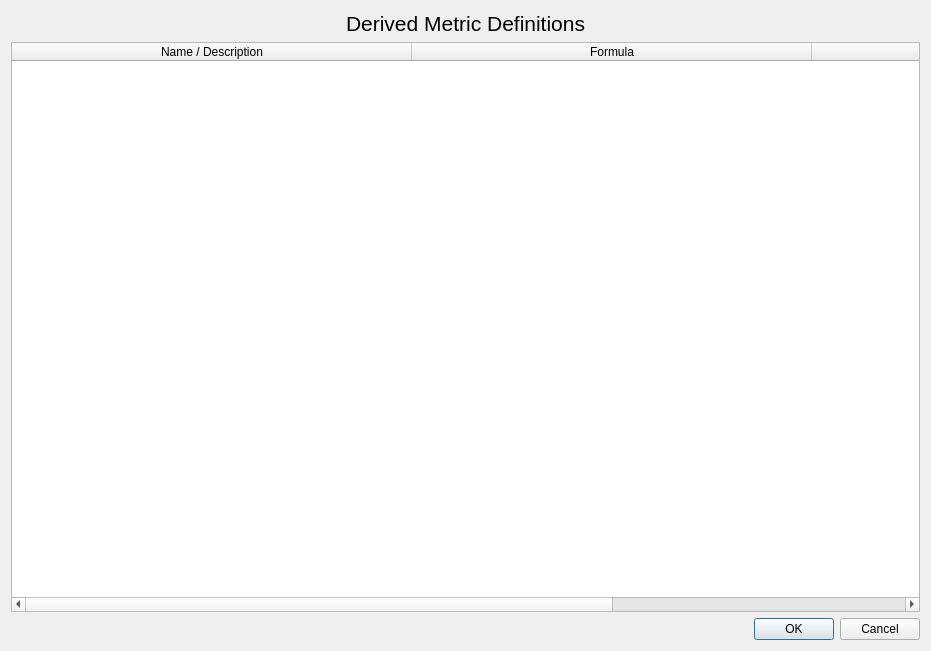
<?xml version="1.0" encoding="UTF-8"?>
<ui version="4.0">
 <class>DerivedMetricInformationDialog</class>
 <widget class="QDialog" name="DerivedMetricInformationDialog">
  <property name="geometry">
   <rect>
    <x>0</x>
    <y>0</y>
    <width>931</width>
    <height>651</height>
   </rect>
  </property>
  <property name="windowTitle">
   <string>Derived Metrics Information</string>
  </property>
  <layout class="QVBoxLayout" name="verticalLayout">
   <item>
    <layout class="QHBoxLayout" name="horizontalLayout">
     <item>
      <spacer name="horizontalSpacer">
       <property name="orientation">
        <enum>Qt::Horizontal</enum>
       </property>
       <property name="sizeHint" stdset="0">
        <size>
         <width>40</width>
         <height>20</height>
        </size>
       </property>
      </spacer>
     </item>
     <item>
      <widget class="QLabel" name="label">
       <property name="font">
        <font>
         <pointsize>16</pointsize>
        </font>
       </property>
       <property name="text">
        <string>Derived Metric Definitions</string>
       </property>
      </widget>
     </item>
     <item>
      <spacer name="horizontalSpacer_2">
       <property name="orientation">
        <enum>Qt::Horizontal</enum>
       </property>
       <property name="sizeHint" stdset="0">
        <size>
         <width>40</width>
         <height>20</height>
        </size>
       </property>
      </spacer>
     </item>
    </layout>
   </item>
   <item>
    <widget class="QTableWidget" name="tableWidget">
     <property name="editTriggers">
      <set>QAbstractItemView::NoEditTriggers</set>
     </property>
     <property name="dragDropOverwriteMode">
      <bool>false</bool>
     </property>
     <property name="selectionMode">
      <enum>QAbstractItemView::NoSelection</enum>
     </property>
     <property name="cornerButtonEnabled">
      <bool>false</bool>
     </property>
     <attribute name="horizontalHeaderCascadingSectionResizes">
      <bool>true</bool>
     </attribute>
     <attribute name="horizontalHeaderDefaultSectionSize">
      <number>400</number>
     </attribute>
     <attribute name="horizontalHeaderMinimumSectionSize">
      <number>40</number>
     </attribute>
     <attribute name="horizontalHeaderStretchLastSection">
      <bool>true</bool>
     </attribute>
     <attribute name="verticalHeaderVisible">
      <bool>false</bool>
     </attribute>
     <attribute name="verticalHeaderStretchLastSection">
      <bool>false</bool>
     </attribute>
     <column>
      <property name="text">
       <string>Name / Description</string>
      </property>
     </column>
     <column>
      <property name="text">
       <string>Formula</string>
      </property>
     </column>
     <column>
      <property name="text">
       <string>Enabled</string>
      </property>
     </column>
    </widget>
   </item>
   <item>
    <widget class="QDialogButtonBox" name="buttonBox">
     <property name="orientation">
      <enum>Qt::Horizontal</enum>
     </property>
     <property name="standardButtons">
      <set>QDialogButtonBox::Cancel|QDialogButtonBox::Ok</set>
     </property>
    </widget>
   </item>
  </layout>
 </widget>
 <resources/>
 <connections>
  <connection>
   <sender>buttonBox</sender>
   <signal>accepted()</signal>
   <receiver>DerivedMetricInformationDialog</receiver>
   <slot>accept()</slot>
   <hints>
    <hint type="sourcelabel">
     <x>248</x>
     <y>254</y>
    </hint>
    <hint type="destinationlabel">
     <x>157</x>
     <y>274</y>
    </hint>
   </hints>
  </connection>
  <connection>
   <sender>buttonBox</sender>
   <signal>rejected()</signal>
   <receiver>DerivedMetricInformationDialog</receiver>
   <slot>reject()</slot>
   <hints>
    <hint type="sourcelabel">
     <x>316</x>
     <y>260</y>
    </hint>
    <hint type="destinationlabel">
     <x>286</x>
     <y>274</y>
    </hint>
   </hints>
  </connection>
 </connections>
</ui>
